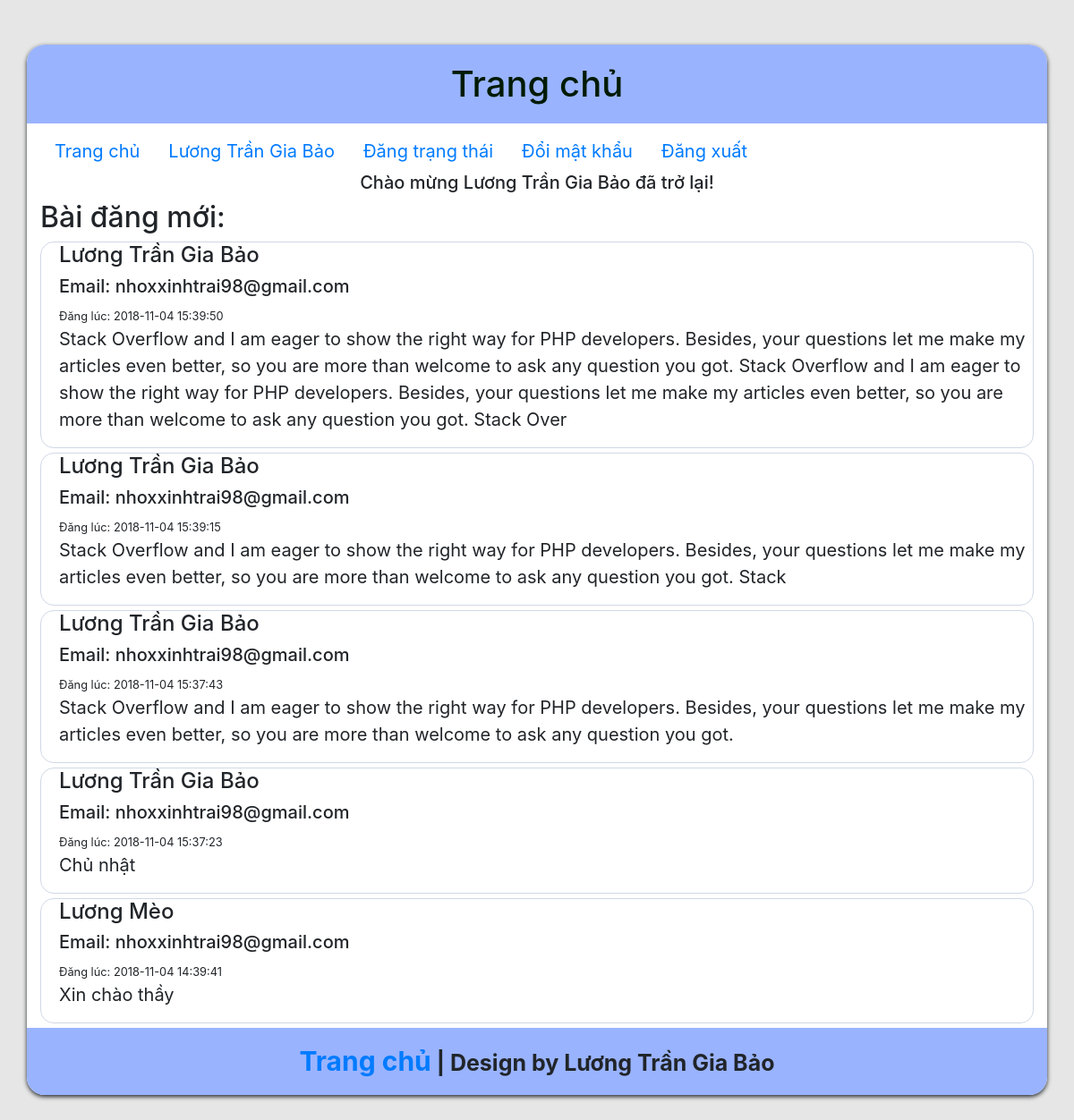
Screenshot of /home.php (signed in) with the database file from the repository.
### tables this page shows
CREATE TABLE `users` (
  `id` int(10) NOT NULL,
  `fullname` varchar(50) NOT NULL,
  `email` varchar(50) NOT NULL,
  `password` varchar(100) NOT NULL,
  `location` varchar(50) NOT NULL,
  `work` varchar(50) NOT NULL
);

CREATE TABLE `status` (
  `id` int(10) NOT NULL,
  `fullname` varchar(50) NOT NULL,
  `email` varchar(50) NOT NULL,
  `content` varchar(400) NOT NULL,
  `time_create_status` timestamp NOT NULL DEFAULT CURRENT_TIMESTAMP ON UPDATE CURRENT_TIMESTAMP
);

### controller/BaseController.php (called while the page is built)
<?php
class BaseController{
	function loadView($view='index',$title='Trang chủ',$data=[]){
		include_once "view/layout.view.php";
	}
}
?>

### controller/HomeController.php (called while the page is built, shortened)
<?php
include_once "BaseController.php";
include_once "model/StatusModel.php";
class HomeController extends BaseController{
	function getHomePage(){
		$model = new StatusModel;
		$status = $model->selectStatus();
		$model = new HomeModel;
		$info = $model->selectInfo($_SESSION['id']);
		$data = [
			'status' => $status,
			'info' => $info,
		];
		return $this->loadView('home','Trang chủ',$data);
	}
}
?>

### home.php (called while the page is built)
<?php
include_once "controller/HomeController.php";
$c = new HomeController;
return $c->getHomePage();
?>

### model/DBConnect.php (called while the page is built, shortened)
<?php
class DBConnect{
	private $db = null;
	function __construct($dbName = 'id7194462_dbname', $user = 'id7194462_dbuser', $password='1234554321'){
		try{
			$this->db = new PDO("mysql:host=localhost;port=3306;dbname=$dbName", $user, $password);
			$this->db->exec("set names utf8");
		}
		catch(\Exception $e){
			echo $e -> getMessage();
			die;
		}
	}
	function setStatement($sql,$data=[]){
		$this->sttm = $this->db->prepare($sql);
		for($i = 1; $i <= count($data);$i++)
		{
			$this->sttm->bindValue($i,$data[$i-1]);
		}
		return $this->sttm->execute();
	}
	function loadOneRow($sql, $data=[]){
		$check = $this->setStatement($sql,$data);
		if($check)
		{
			return $this->sttm->fetch(PDO::FETCH_ASSOC);
		}
		return false;
	}
	function loadMoreRow($sql,$data=[]){
		$check = $this->setStatement($sql,$data);
		if($check)
		{
			return $this->sttm->fetchAll(PDO::FETCH_ASSOC);
		}
		return false;
	}
}
?>

### model/HomeModel.php (called while the page is built)
<?php
include_once "DBConnect.php";
class HomeModel extends DBConnect{
	function selectInfo($id){
		$sql = "SELECT *
				FROM users
				WHERE id = $id";
		return $this->loadOneRow($sql);
	}
}
?>

### model/StatusModel.php (called while the page is built, shortened)
<?php
include_once "DBConnect.php";
class StatusModel extends DBConnect{
	function selectStatus(){
		$sql = "SELECT *
				FROM status
				ORDER BY id DESC
				LIMIT 0,5";
		return $this->loadMoreRow($sql);
	}
}
?>

### view/home.view.php (the view, shortened to what this page needs)
<?php
$info = $data['info'];
?>
<div class="home">
	<ul class="nav">
		<li class="nav-item">
			<a class="nav-link active" href="home.php">Trang chủ</a>
		</li>
		<li class="nav-item">
			<a class="nav-link" href="change-info.php"><?=$info['fullname']?></a>
		</li>
		<li class="nav-item">
			<a class="nav-link" href="status.php">Đăng trạng thái</a>
		</li>
		<li class="nav-item">
			<a class="nav-link" href="change-password.php">Đổi mật khẩu</a>
		</li>
		<li class="nav-item">
			<a class="nav-link" href="logout.php">Đăng xuất</a>
		</li>
	</ul>
</div>
<div class="info">
	<center><h5>Chào mừng <?=$info['fullname'];?> đã trở lại!</h5></center>
	<h2>Bài đăng mới:</h2>
	<?php $status = $data['status'] ?>
	<?php foreach ($status as $item): ?>
	<div class="status">
			<h4><?= $item['fullname'];?></h4>
			<h5>Email: <?=$item['email']?></h5>
			<small>Đăng lúc: <?=$item['time_create_status']?></small>
			<p><?=$item['content']?></p>
	</div>
	<?php endforeach?>
</div>

### view/layout.view.php (shortened to what this page needs)
<!DOCTYPE html>
<html>
<head>
	<link rel="stylesheet" href="https://stackpath.bootstrapcdn.com/bootstrap/4.1.3/css/bootstrap.min.css">
	<link rel="stylesheet" type="text/css" href="css/style.css">
</head>
<body>
	<div class="container">
		<h1><?php echo $title?></h1>
		<?php
		include_once "$view.view.php";
		?>
		<div class="footer"><a href="home.php">Trang chủ</a> | Design by Lương Trần Gia Bảo</div>
	</div>
</body>
</html>

### css/style.css (style rules this page uses)
body { background-color: #e6e6e6; }
.container { border-radius: 20px; background-color: #ffffff; height: auto; box-shadow: 0px 2px 5px 0px; margin-top: 50px; margin-bottom: 50px; }
h1 { border-top-left-radius: 20px; border-top-right-radius: 20px; padding: 20px 0px; margin-left: -15px; margin-right: -15px; text-align: center; color: #001a00; background-color: #99b3ff; }
a { font-size: 30px; }
.footer { font-weight: bold; font-size: 25px; text-align: center; clear: both; background-color: #99b3ff; margin-left: -15px; margin-right: -15px; padding: 15px 0px; border-bottom-left-radius: 20px; border-bottom-right-radius: 20px; }
.home a { font-size: 20px; margin-top: 0px; }
.status { padding-left: 20px; height: auto; width: 100%; border: solid 1px #d0d8e5; float: left; margin-bottom: 5px; border-radius: 15px; }
.status p { font-size: 20px; }

### rows the page displays
users: fullname "Lương Trần Gia Bảo"
status: fullname "Lương Trần Gia Bảo", email "nhoxxinhtrai98@gmail.com", time_create_status "2018-11-04 15:39:50", content "Stack Overflow and I am eager to show the right way for PHP developers. Besides, your questions let me make my articles even better, so you are more than welcome to ask any question you got. Stack Overflow and I am eager to show the right way for PHP developers. Besides, your questions let me make my articles even better, so you are more than welcome to ask any question you got. Stack Over"
status: fullname "Lương Trần Gia Bảo", email "nhoxxinhtrai98@gmail.com", time_create_status "2018-11-04 15:39:15", content "Stack Overflow and I am eager to show the right way for PHP developers. Besides, your questions let me make my articles even better, so you are more than welcome to ask any question you got. Stack"
status: fullname "Lương Trần Gia Bảo", email "nhoxxinhtrai98@gmail.com", time_create_status "2018-11-04 15:37:43", content "Stack Overflow and I am eager to show the right way for PHP developers. Besides, your questions let me make my articles even better, so you are more than welcome to ask any question you got."
status: fullname "Lương Trần Gia Bảo", email "nhoxxinhtrai98@gmail.com", time_create_status "2018-11-04 15:37:23", content "Chủ nhật"
status: fullname "Lương Mèo", email "nhoxxinhtrai98@gmail.com", time_create_status "2018-11-04 14:39:41", content "Xin chào thầy"

### other values shown
$title "Trang chủ"
